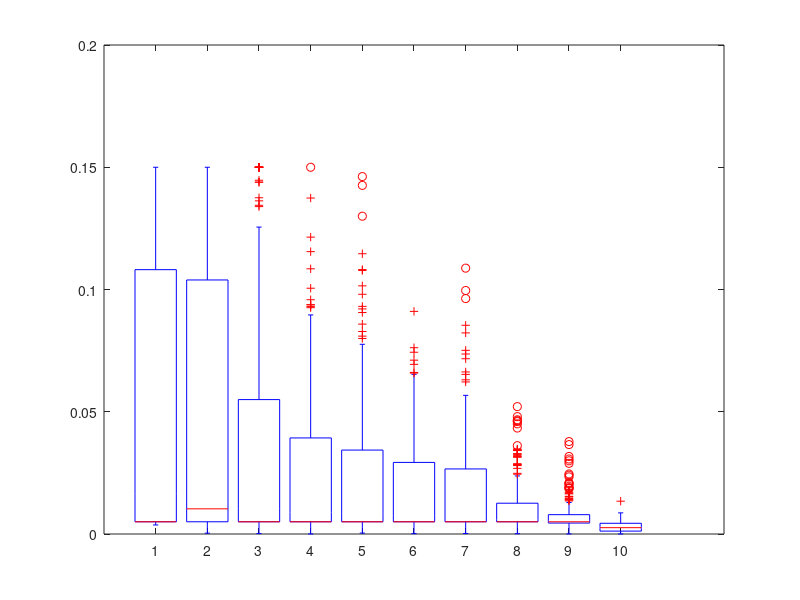

Write the MATLAB code that produced this figure.
clear;
rng(0);
%values of N
N = [ 5, 10, 20, 40, 60, 80, 100, 500, 10^3, 10^4];

% true parameters for data generation
true_mean = 10;
std =4;

% gaussian parameters for prior for map1
meanprior = 10.5;
stdprior=1;

% upper and lower bound for uniform distribution for map2
ulb=9.95;
uub=11.5;

M = 200; %number of experiments for each N
muml = [];% stores the sample means for each - also ML
for n=N
    data = true_mean + std*randn(M,n); % generate data
    muml = [muml mean(data,2)]; %add the sample means
end
% mu_map1 from sample mean
mmap1 = (stdprior^2*N.*muml+std^2*meanprior)./(std^2+N*stdprior^2);
% mu_map2 from sample mean
mmap2 = muml;
mmap2(mmap2<ulb)=ulb;
mmap2(mmap2>uub)=uub;
% changing estimates to relative errors
muml = abs(muml-true_mean)/true_mean;
mmap1 = abs(mmap1-true_mean)/true_mean;
mmap2 = abs(mmap2-true_mean)/true_mean;
% plotting them - plot them properly pls
boxplot(muml);
boxplot(mmap1);
boxplot(mmap2);
